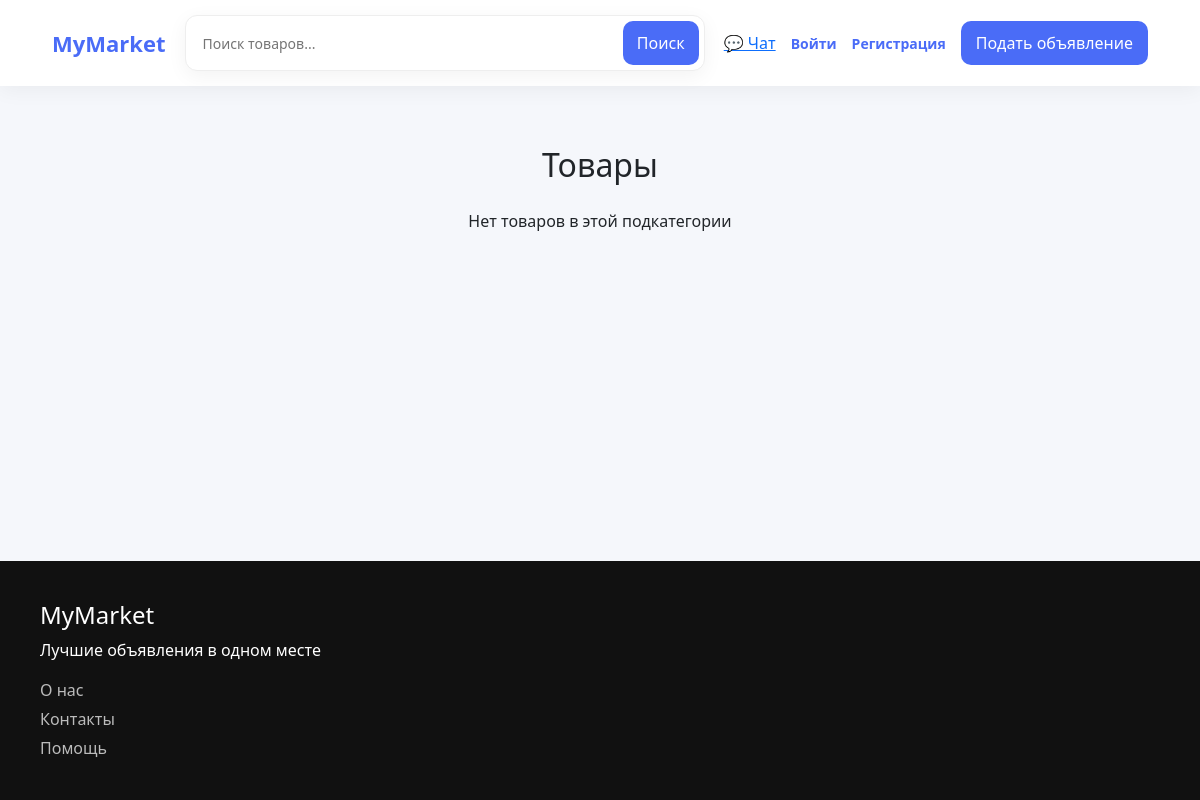
/products/2, run on an earlier commit of the app's database.
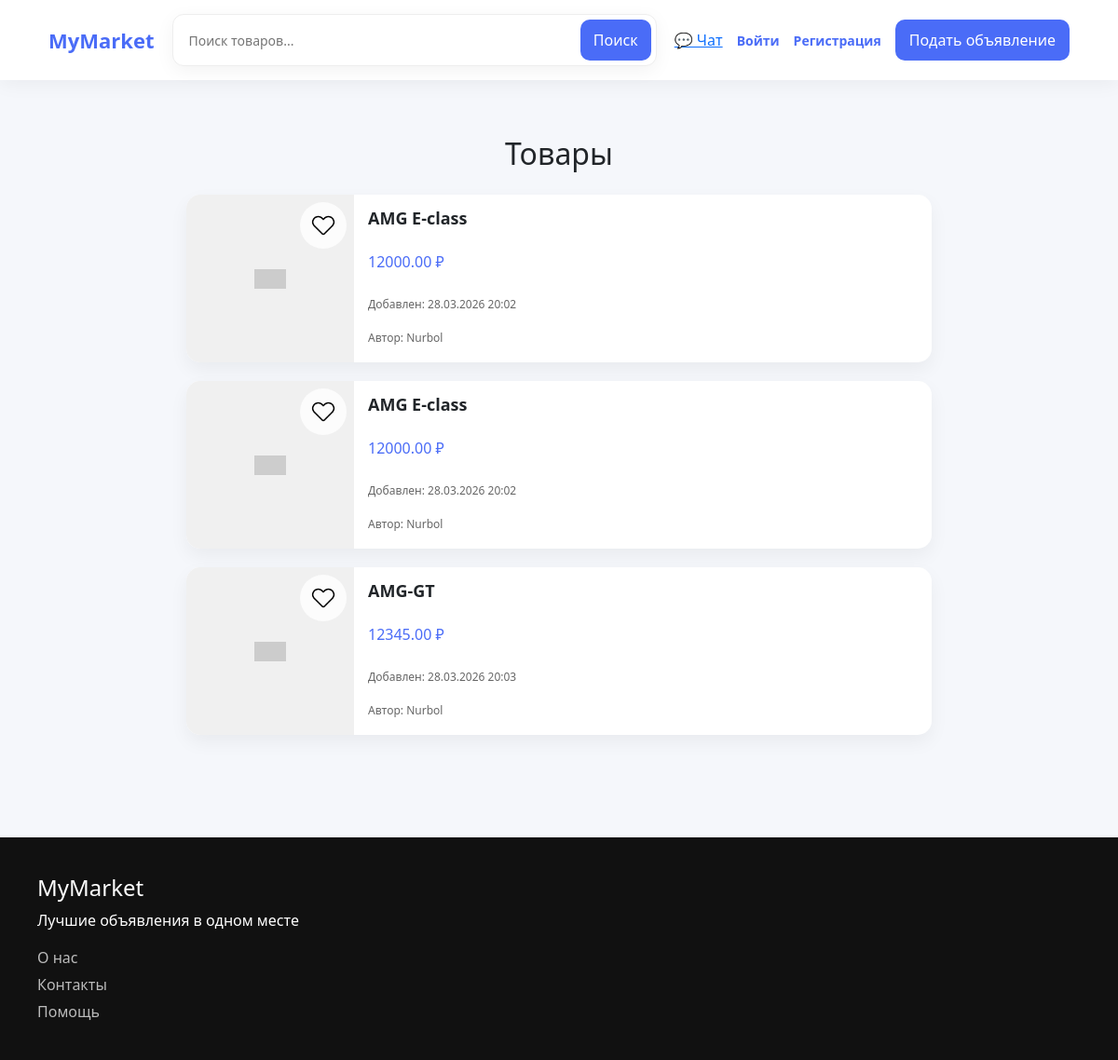
And on a later commit of the database.
### main/models.py (models this page shows, shortened)
class Product(models.Model):
    category = models.ForeignKey(Category, on_delete=models.CASCADE)
    subcategory = models.ForeignKey(SubCategory,on_delete=models.CASCADE, related_name="products")
    name = models.CharField(max_length=50)
    description = models.TextField()
    price = models.DecimalField(max_digits=20,decimal_places=2,blank=False)
    created_at = models.DateTimeField(auto_now_add=True)
    author = models.ForeignKey(settings.AUTH_USER_MODEL, on_delete=models.CASCADE)

### users/models.py (models this page shows)
class User(AbstractUser):
    phone_number = models.CharField(10)

### main/views.py (the view)
# urls.py: path("products/<int:pk>", SubCategoryProducts.as_view(), name="SubCategoryProducts")
class SubCategoryProducts(DetailView):
    model = SubCategory
    context_object_name = "subcategory"
    template_name = "main/SubCategory_products.html"
    def get_context_data(self, **kwargs):
        context = super().get_context_data(**kwargs)
        context["products"] = Product.objects.filter(subcategory=self.object)
        return context

### main/templates/main/SubCategory_products.html (shortened to what this page needs)
{% extends 'main/base.html' %}
{% load static %}
{% block section %}
<section style="margin: 30px 100px;">
    <h2 style="text-align:center; margin-bottom: 25px;">Товары</h2>
    <div class="product-list">
        {% for product in products %}
        <div class="product-card">
            <div class="product-image">
                <div class="placeholder">Фото</div>
                <img
                    class="like"
                    style="cursor: pointer; height: 50px;width: 50px;"
                    src="{% static 'main/image/black_heart.png' %}"
                    data-url="{% url 'main:ProductLike' %}"
                    data-product-id="{{product.id}}"
                    data-black-heart="{% static 'main/image/black_heart.png' %}"
                    data-red-heart="{% static 'main/image/red_heart.png' %}"
                    alt=""
                >
            </div>
            <div class="product-info">
                <h4>{{ product.name }}</h4>
                <p class="price">{{ product.price }} ₽</p>
                <p class="created">Добавлен: {{ product.created_at|date:"d.m.Y H:i" }}</p>
                <p class="author">Автор: {{ product.author.username }}</p>
            </div>
        </div>
        {% empty %}
        <p style="text-align:center;">Нет товаров в этой подкатегории</p>
        {% endfor %}
    </div>
</section>
<link rel="stylesheet" href="{% static 'main/css/products.css' %}">
{% endblock section %}

### main/templates/main/base.html (shortened to what this page needs)
<!DOCTYPE html>
{% load static %}
<html lang="en">
<head>
    <link href="https://cdn.jsdelivr.net/npm/bootstrap@5.3.8/dist/css/bootstrap.min.css" rel="stylesheet">
    <link rel="stylesheet" href="{% static 'main/css/base.css' %}">
</head>
<body class="page-wrapper">
    <header>
        <nav class="navbar custom-navbar">
            <div class="container-fluid nav-body">
                <a href="{% url 'main:home' %}" class="logo">
                    MyMarket
                </a>
                <form class="search-form" method="get">
                    <div class="search-box">
                        <input
                            type="text"
                            name="q"
                            placeholder="Поиск товаров..."
                            value="{{ request.GET.q }}"
                        >
                        <button type="submit">
                            Поиск
                        </button>
                    </div>
                </form>
                <div class="nav-right">
                    <a href="#" class="chat-link">💬 Чат</a>
                    {% if user.is_authenticated %}
                        <div class="dropdown user-dropdown">
                            <button class="user-btn" data-bs-toggle="dropdown">
                                👤 {{ user.username }}
                            </button>
                            <ul class="dropdown-menu custom-dropdown">
                                <li>
                                <a href="{% url 'main:MyProducts' %}" class="dropdown-item-custom">
                                     Мои продукты
                                </a>
                            </li>
                            <li>
                                <a href="{% url 'main:ProductLiked' %}" class="dropdown-item-custom">
                                     Избранные
                                </a>
                            </li>
                            <li><hr class="dropdown-divider"></li>
                            <li>
                                <form action="{% url 'users:logout' %}" method="POST">
                                    {% csrf_token %}
                                    <button type="submit" class="dropdown-item-custom logout-btn">
                                         Выйти
                                    </button>
                                </form>
                            </li>
                        </ul>
                    </div>
                    {% else %}
                        <div class="auth-links">
                            <a href="{% url 'users:login' %}" class="login-btn">Войти</a>
                            <a href="{% url 'users:register' %}" class="register-btn">Регистрация</a>
                        </div>
                    {% endif %}
                    <a href="{% url 'main:ProductCreate' %}" class="create-btn">
                        Подать объявление
                    </a>
                </div>
            </div>
        </nav>
    </header>
    <section style="margin-top: 30px;margin-bottom: 30px;">
        {% block section %}{% endblock section %}
    </section>
    <footer class="footer">
        <div class="footer-container">
            <div>
                <h4>MyMarket</h4>
                <p>Лучшие объявления в одном месте</p>
            </div>
            <div>
                <a href="#">О нас</a>
                <a href="#">Контакты</a>
                <a href="#">Помощь</a>
            </div>
        </div>
    </footer>
</body>
</html>

### main/static/main/css/base.css (style rules this page uses)
body { background: #f5f7fb; font-family: 'Segoe UI', sans-serif; height: 100%; margin: 0; }
.page-wrapper { display: flex; flex-direction: column; min-height: 100vh; }
section { flex: 1; margin: 0 100px }
.footer { margin-top: auto; }
.custom-navbar { background: white; padding: 15px 40px; box-shadow: 0 4px 20px rgba(0,0,0,0.05); position: sticky; top: 0; z-index: 100; }
.logo { font-weight: bold; font-size: 22px; color: #4a6cf7; text-decoration: none; }
.search-form input { width: 400px; padding: 10px 15px; border-radius: 10px; border: 1px solid #ddd; outline: none; }
.nav-right { display: flex; align-items: center; gap: 15px; }
.create-btn { background: #4a6cf7; color: white; padding: 10px 15px; border-radius: 10px; text-decoration: none; }
.auth-links { display: flex; gap: 15px; align-items: center; font-weight: 600; font-size: 14px; }
.auth-links a { text-decoration: none; color: #4a6cf7; transition: color 0.3s ease; cursor: pointer; }
.search-box { display: flex; align-items: center; background: white; border-radius: 12px; padding: 5px; width: 520px; box-shadow: 0 5px 20px rgba(0,0,0,0.05); border: 1px solid #eee; }
.search-box input { flex: 1; border: none; outline: none; padding: 10px 12px; font-size: 14px; border-radius: 10px; }
.search-box button { background: #4a6cf7; border: none; color: white; padding: 10px 14px; border-radius: 10px; cursor: pointer; transition: 0.2s; }
.footer { background: #111; color: white; padding: 40px; margin-top: 50px; }
.footer a { color: #bbb; display: block; margin-top: 5px; text-decoration: none; }

### main/static/main/css/products.css (style rules this page uses)
.product-list { display: flex; flex-direction: column; gap: 20px; }
.product-card { display: flex; background: white; border-radius: 15px; overflow: hidden; box-shadow: 0 8px 20px rgba(0,0,0,0.05); transition: transform 0.2s, box-shadow 0.2s; }
.product-image { width: 180px; height: 180px; background: #f0f0f0; position: relative; display: flex; justify-content: center; align-items: center; }
.product-image .placeholder { color: #aaa; font-size: 14px; }
.like { position: absolute; top: 8px; right: 8px; background: rgba(255,255,255,0.8); border: none; border-radius: 50%; padding: 6px; cursor: pointer; font-size: 16px; transition: 0.2s; }
.product-info { flex: 1; padding: 15px; display: flex; flex-direction: column; justify-content: space-between; }
.product-info h4 { margin: 0 0 8px 0; font-size: 18px; font-weight: 600; }
.product-info .price { font-size: 16px; font-weight: 500; color: #4a6cf7; margin-bottom: 8px; }
.product-info .created, .product-info .author { font-size: 12px; color: #666; margin: 2px 0; }

What changed in the data, as far as the page shows it:
added Product: name "AMG E-class", price "12000.00", created_at "28.03.2026 20:02", author.username "Nurbol"
added Product: name "AMG E-class", price "12000.00", created_at "28.03.2026 20:02", author.username "Nurbol"
added Product: name "AMG-GT", price "12345.00", created_at "28.03.2026 20:03", author.username "Nurbol"
Also different on the page:
text no longer shown: "Нет товаров в этой подкатегории"
